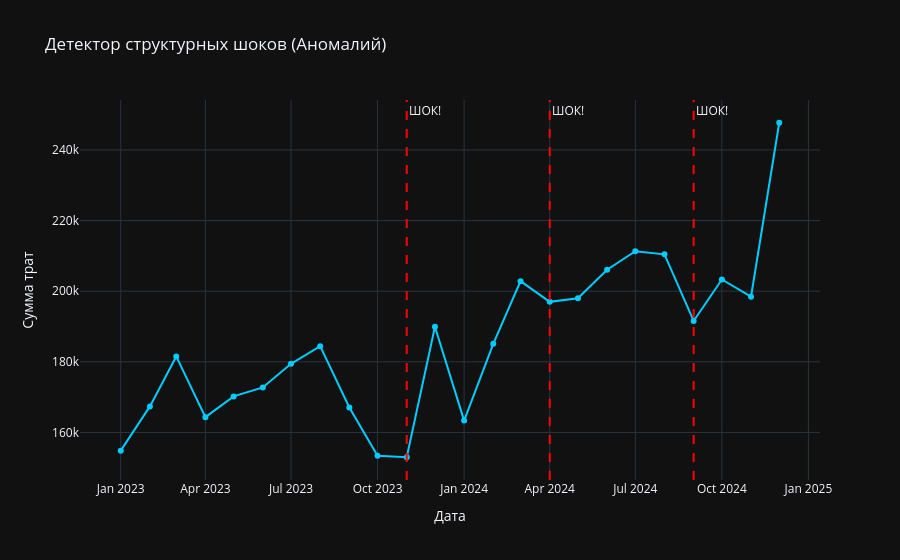

Here is the notebook cell this chart was saved with:
### Code cell
%pip install ruptures

import ruptures as rpt
import numpy as np
import plotly.graph_objects as go

print("Ищем структурные шоки на графике... 🕵️♀️\n")

# 1. Берем всю историю трат нашего Октябрьского района
df_shocks = df_cb[df_cb['mo'] == 'Октябрьский муниципальный район'].sort_values('period')

# Алгоритмам нужны только сами цифры (массив numpy)
signal = df_shocks['value'].values

# 2. НАСТРАИВАЕМ РАДАР ДЛЯ ПОИСКА ШОКОВ
# Используем алгоритм Binseg (Бинарная сегментация) и математику 'l2'
algo = rpt.Binseg(model="l2").fit(signal)

# Теперь мы не играем с чувствительностью, а даем прямой приказ: "Найди ровно 3 шока!"
result = algo.predict(n_bkps=3)

# ruptures выдает индексы точек. Превратим их в реальные даты!
# Последняя точка в result - это конец графика, ее убираем ([:-1])
shock_dates = [df_shocks.iloc[i]['period'] for i in result[:-1]]

print(f"🚨 ВНИМАНИЕ! Алгоритм нашел {len(shock_dates)} точки структурных изменений (шоков):")
for d in shock_dates:
    print(f"- {d.strftime('%Y-%m-%d')}")

# 3. РИСУЕМ КРАСИВЫЙ ГРАФИК С АЛАРМАМИ
fig = go.Figure()

# Рисуем сам график трат
fig.add_trace(go.Scatter(x=df_shocks['period'], y=df_shocks['value'], 
                         mode='lines+markers', name='Траты', line=dict(color='#00CCFF', width=2)))

# Добавляем красные вертикальные линии в те даты, где произошел шок!
for shock_date in shock_dates:
    fig.add_vline(x=shock_date, line_width=2, line_dash="dash", line_color="red", 
                  annotation_text="ШОК!", annotation_position="top right")

fig.update_layout(title='Детектор структурных шоков (Аномалий)', 
                  xaxis_title='Дата', yaxis_title='Сумма трат', 
                  template='plotly_dark')
fig.show()

### Figure 1 — Plotly figure (JSON) as saved in the notebook; plotly's stock layout.template omitted (floating-point values rounded to 4 significant figures)
{"data": [{"line": {"color": "#00CCFF", "width": 2}, "mode": "lines+markers", "name": "Траты", "type": "scatter", "x": ["2023-01-01T00:00:00.000000000", "2023-02-01T00:00:00.000000000", "2023-03-01T00:00:00.000000000", "2023-04-01T00:00:00.000000000", "2023-05-01T00:00:00.000000000", "2023-06-01T00:00:00.000000000", "2023-07-01T00:00:00.000000000", "2023-08-01T00:00:00.000000000", "2023-09-01T00:00:00.000000000", "2023-10-01T00:00:00.000000000", "2023-11-01T00:00:00.000000000", "2023-12-01T00:00:00.000000000", "2024-01-01T00:00:00.000000000", "2024-02-01T00:00:00.000000000", "2024-03-01T00:00:00.000000000", "2024-04-01T00:00:00.000000000", "2024-05-01T00:00:00.000000000", "2024-06-01T00:00:00.000000000", "2024-07-01T00:00:00.000000000", "2024-08-01T00:00:00.000000000", "2024-09-01T00:00:00.000000000", "2024-10-01T00:00:00.000000000", "2024-11-01T00:00:00.000000000", "2024-12-01T00:00:00.000000000"], "y": [154836, 167370, 181529, 164327, 170203, 172745, 179436, 184425, 167074, 153414, 152963, 189920, 163350, 185106, 202851, 196984, 198009, 206099, 211323, 210450, 191574, 203324, 198446, 247717]}], "layout": {"annotations": [{"showarrow": false, "text": "ШОК!", "x": "2023-11-01T00:00:00", "xanchor": "left", "xref": "x", "y": 1, "yanchor": "top", "yref": "y domain"}, {"showarrow": false, "text": "ШОК!", "x": "2024-04-01T00:00:00", "xanchor": "left", "xref": "x", "y": 1, "yanchor": "top", "yref": "y domain"}, {"showarrow": false, "text": "ШОК!", "x": "2024-09-01T00:00:00", "xanchor": "left", "xref": "x", "y": 1, "yanchor": "top", "yref": "y domain"}], "shapes": [{"line": {"color": "red", "dash": "dash", "width": 2}, "type": "line", "x0": "2023-11-01T00:00:00", "x1": "2023-11-01T00:00:00", "xref": "x", "y0": 0, "y1": 1, "yref": "y domain"}, {"line": {"color": "red", "dash": "dash", "width": 2}, "type": "line", "x0": "2024-04-01T00:00:00", "x1": "2024-04-01T00:00:00", "xref": "x", "y0": 0, "y1": 1, "yref": "y domain"}, {"line": {"color": "red", "dash": "dash", "width": 2}, "type": "line", "x0": "2024-09-01T00:00:00", "x1": "2024-09-01T00:00:00", "xref": "x", "y0": 0, "y1": 1, "yref": "y domain"}], "title": {"text": "Детектор структурных шоков (Аномалий)"}, "xaxis": {"title": {"text": "Дата"}}, "yaxis": {"title": {"text": "Сумма трат"}}}}
